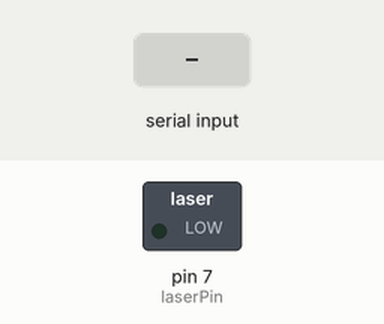
This sketch was run on a simulated Arduino Uno, built with avr-gcc and run on an emulated ATmega328P. Shown: switched loads named in the sketch (green lamp = pin HIGH). Inputs (shaded band) come from the test bench.

Above: at 1.2 s.
1.3 s: "90 45\n" received over Serial
At 1.7 s:
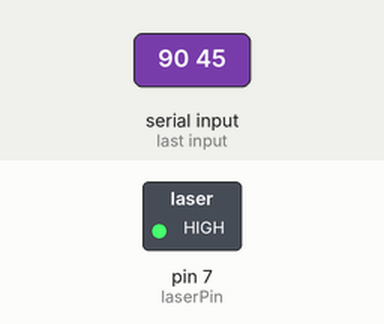
Timing chart, 0 to 10.3 s (numbered marks = the images above; inputs shaded):
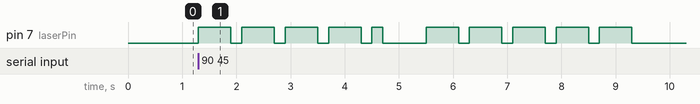

The sketch:

morse.ino
```cpp
//  湖南创乐博智能科技有限公司
#include "retrieval.h"

const int laserPin = 7; //laser attach to

static int dotDelay = 200; //

void setup()
{
  pinMode(laserPin, OUTPUT);  //initialize laser as an output
  Serial.begin(9600);
}

void loop()
{
  char ch = 0; //store the  character or digit read from the serial monitor
  if (Serial.available() > 0) //is there anything to be read
  {
    ch = Serial.read(); //read a single letter from serial monitor
  }
  morseSignal(ch); //flashes depend on the letter
}
//
void flashDot(char cha)
{
  digitalWrite(laserPin, HIGH); //turn the laser on
  if (cha == '.') //
  {
    delay(dotDelay);
  }
  else
  {
    delay(dotDelay * 3);  //gap between letters
  }
  digitalWrite(laserPin, LOW);
  delay(dotDelay);  //gap between flashes
}
//
void flashSequence(char *sequence)
{
  int i = 0;
  while (sequence[i] != '\0')
  {
    flashDot(sequence[i]);
    i++;
  }
  delay(dotDelay * 3);
}
//
void morseSignal(char ch)
{
  if (ch >= 'a' && ch <= 'z')
  {
    flashSequence(letters[ch - 'a']);
  }
  else if (ch >= 'A' && ch <= 'Z')
  {
    flashSequence(letters[ch - 'A']);
  }
  else if (ch >= '0' && ch <= '9')
  {
    flashSequence(numbers[ch - '0']);
  }
  else if (ch == ' ')
  {
    delay(dotDelay * 4);  //gap between words
  }
}
```

retrieval.h
```cpp
#ifndef __RETRIEVAL_H__
#define __RETRIEVAL_H__

char* letters[] = {
  (char*)".-",  //A
  (char*)"-...",  //B
  (char*)"-.-.",  //C
  (char*)"-..",  //D
  (char*)".",  //E
  (char*)"..-.",  //F
  (char*)"--.",  //G
  (char*)"....",  //H
  (char*)"..",  //I
  (char*)".---",  //J
  (char*)"-.-",  //K
  (char*)".-..",  //L
  (char*)"--",  //M
  (char*)"-.",  //N
  (char*)"---",  //O
  (char*)".--.",  //P
  (char*)"--.-",  //Q
  (char*)".-.",  //R
  (char*)"...",  //S
  (char*)"-",  //T
  (char*)"..-",  //U
  (char*)"...-",  //V
  (char*)".--",  //W
  (char*)"-..-",  //X
  (char*)"-.--",  //Y
  (char*)"--.."  //Z
};
char* numbers[] = {
  (char*)"-----",  //0
  (char*)".----",  //1
  (char*)"..---",  //2
  (char*)"...--",  //3
  (char*)"....-",  //4
  (char*)".....",  //5
  (char*)"-....",  //6
  (char*)"--...",  //7
  (char*)"---..",  //8
  (char*)"----."   //9
};

#endif
```

Measured:
- after the input at 1.3 s, pin 7 (laserPin): goes 4 × (HIGH 0.60 s, LOW 0.20 s), HIGH 0.20 s, LOW 0.80 s, 4 × (HIGH 0.60 s, LOW 0.20 s), HIGH 0.60 s, then LOW, starting at once
